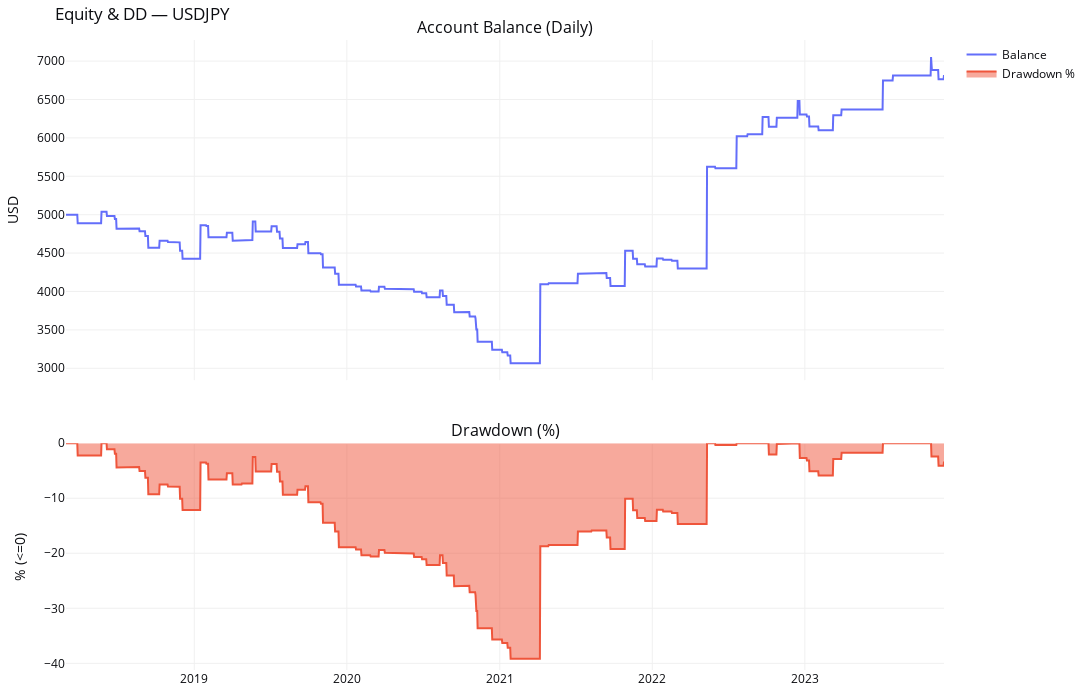
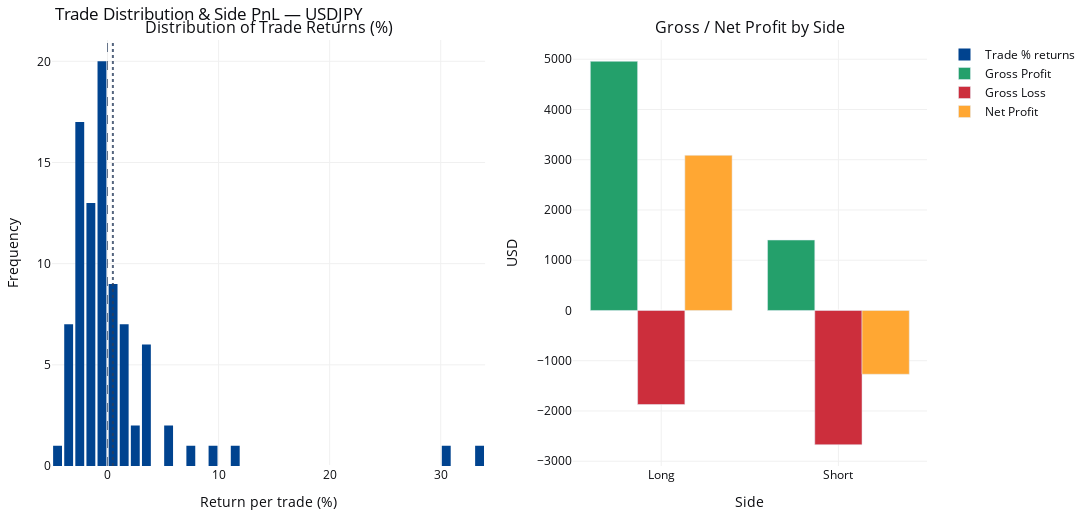

Notebook code for these charts, in order:
### Markdown cell above
## 4.1 Train data

### Code cell
res_opt_train = run_backtest_for_symbol_v2(
    pair=PAIR,
    timeframe=TIMEFRAME,
    start_date=START_DATE,
    end_date=END_DATE,
    initial_capital=INITIAL_CAPITAL,
    risk_per_trade=RISK_PER_TRADE,
    risk_mode=RISK_MODE,
    commission_per_lot=COMMISSION_PER_LOT,
    lookback=OPTIMIZE_LOOKBACK,
)

print(f"\n=== {PAIR} ===")
display(res_opt_train["report_df"].T)

fig_equity = plot_equity_and_dd(res_opt_train["balance_daily"], res_opt_train["dd_pct"])
fig_equity.update_layout(title_text=f"Equity & DD — {PAIR}")
fig_equity.show()

fig_trade = plot_trade_distribution_and_side_pnl(res_opt_train["trades"])
fig_trade.update_layout(title_text=f"Trade Distribution & Side PnL — {PAIR}")
fig_trade.show()

### Figure 1 — Plotly figure (JSON) as saved in the notebook; plotly's stock layout.template omitted (floating-point values rounded to 4 significant figures; data arrays with more than 128 entries replaced by an {"elided": "..."} marker saying what was removed)
{"data": [{"mode": "lines", "name": "Balance", "type": "scatter", "x": {"elided": "2102 str values"}, "xaxis": "x", "y": {"elided": "2102 float values"}, "yaxis": "y"}, {"fill": "tozeroy", "mode": "lines", "name": "Drawdown %", "type": "scatter", "x": {"elided": "2102 str values"}, "xaxis": "x2", "y": {"elided": "2102 float values"}, "yaxis": "y2"}], "layout": {"annotations": [{"font": {"size": 16}, "showarrow": false, "text": "Account Balance (Daily)", "x": 0.5, "xanchor": "center", "xref": "paper", "y": 1, "yanchor": "bottom", "yref": "paper"}, {"font": {"size": 16}, "showarrow": false, "text": "Drawdown (%)", "x": 0.5, "xanchor": "center", "xref": "paper", "y": 0.36, "yanchor": "bottom", "yref": "paper"}], "font": {"color": "#0c0d11", "size": 12}, "height": 700, "margin": {"b": 30, "l": 40, "r": 30, "t": 40}, "paper_bgcolor": "#ffffff", "plot_bgcolor": "#ffffff", "showlegend": true, "title": {"text": "Equity & DD — USDJPY"}, "width": 1300, "xaxis": {"anchor": "y", "domain": [0, 1], "gridcolor": "#f0f0f0", "matches": "x2", "showticklabels": false}, "xaxis2": {"anchor": "y2", "domain": [0, 1], "gridcolor": "#f0f0f0"}, "yaxis": {"anchor": "x", "domain": [0.46, 1], "gridcolor": "#f0f0f0", "title": {"text": "USD"}}, "yaxis2": {"anchor": "x2", "domain": [0, 0.36], "gridcolor": "#f0f0f0", "title": {"text": "% (<=0)"}}}}

### Figure 2 — Plotly figure (JSON) as saved in the notebook; plotly's stock layout.template omitted (floating-point values rounded to 4 significant figures)
{"data": [{"hovertemplate": "Return: %{x:.2f}%<br>Count: %{y}<extra></extra>", "marker": {"color": "#00438F"}, "name": "Trade % returns", "nbinsx": 50, "type": "histogram", "x": [-2.231, 3.084, -1.116, -0.8162, -2.556, 0.087, -0.7444, -1.286, -3.213, 1.964, -0.3695, -0.08033, -2.36, -2.28, 9.82, -0.2063, -2.998, 1.231, -2.164, 0.1847, 5.197, -2.68, 1.417, -1.459, -1.859, -2.59, 1.008, 0.7012, -3.178, -0.2859, -3.877, -1.868, -3.398, -0.5052, -1.324, -0.2951, 1.486, -0.5901, -0.1608, -0.7913, -0.5625, -1.283, 2.282, -1.807, -2.906, -2.558, 0.111, -1.558, -0.7151, -3.972, -4.521, -3.133, -0.9652, -1.352, -3.147, 33.55, 0.3091, 3.003, 0.2321, -1.552, -2.491, 11.29, -2.324, -1.62, -0.6282, 2.385, -0.3562, -0.3131, -2.288, 30.84, -0.3435, 7.403, 0.4212, 3.729, -2.032, 1.942, 3.456, -2.689, -0.4448, -2.046, -0.7965, 3.194, 1.174, 5.966, 0.9566, 3.52, -2.409, -1.739, 0.8126], "xaxis": "x", "yaxis": "y"}, {"hovertemplate": "%{x}<br>$%{y:.2f}<extra></extra>", "marker": {"color": "#24A06B"}, "name": "Gross Profit", "type": "bar", "x": ["Long", "Short"], "xaxis": "x2", "y": [4959.0, 1402.0], "yaxis": "y2"}, {"hovertemplate": "%{x}<br>$%{y:.2f}<extra></extra>", "marker": {"color": "#CC2E3C"}, "name": "Gross Loss", "type": "bar", "x": ["Long", "Short"], "xaxis": "x2", "y": [-1871.0, -2671.0], "yaxis": "y2"}, {"hovertemplate": "%{x}<br>$%{y:.2f}<extra></extra>", "marker": {"color": "#FFA733"}, "name": "Net Profit", "type": "bar", "x": ["Long", "Short"], "xaxis": "x2", "y": [3087.0, -1269.0], "yaxis": "y2"}], "layout": {"annotations": [{"font": {"size": 16}, "showarrow": false, "text": "Distribution of Trade Returns (%)", "x": 0.2475, "xanchor": "center", "xref": "paper", "y": 1, "yanchor": "bottom", "yref": "paper"}, {"font": {"size": 16}, "showarrow": false, "text": "Gross / Net Profit by Side", "x": 0.7975, "xanchor": "center", "xref": "paper", "y": 1, "yanchor": "bottom", "yref": "paper"}], "barmode": "group", "font": {"color": "#0c0d11", "size": 12}, "height": 520, "margin": {"b": 30, "l": 40, "r": 30, "t": 40}, "paper_bgcolor": "#ffffff", "plot_bgcolor": "#ffffff", "shapes": [{"line": {"dash": "dash", "width": 1}, "opacity": 0.7, "type": "line", "x0": 0, "x1": 0, "xref": "x", "y0": 0, "y1": 1, "yref": "y domain"}, {"line": {"dash": "dot", "width": 2}, "opacity": 0.8, "type": "line", "x0": 0.4822, "x1": 0.4822, "xref": "x", "y0": 0, "y1": 1, "yref": "y domain"}], "showlegend": true, "title": {"text": "Trade Distribution & Side PnL — USDJPY"}, "width": 1300, "xaxis": {"anchor": "y", "domain": [0, 0.495], "gridcolor": "#f0f0f0", "title": {"text": "Return per trade (%)"}}, "xaxis2": {"anchor": "y2", "domain": [0.595, 1], "gridcolor": "#f0f0f0", "title": {"text": "Side"}}, "yaxis": {"anchor": "x", "domain": [0, 1], "gridcolor": "#f0f0f0", "title": {"text": "Frequency"}}, "yaxis2": {"anchor": "x2", "domain": [0, 1], "gridcolor": "#f0f0f0", "title": {"text": "USD"}}}}
